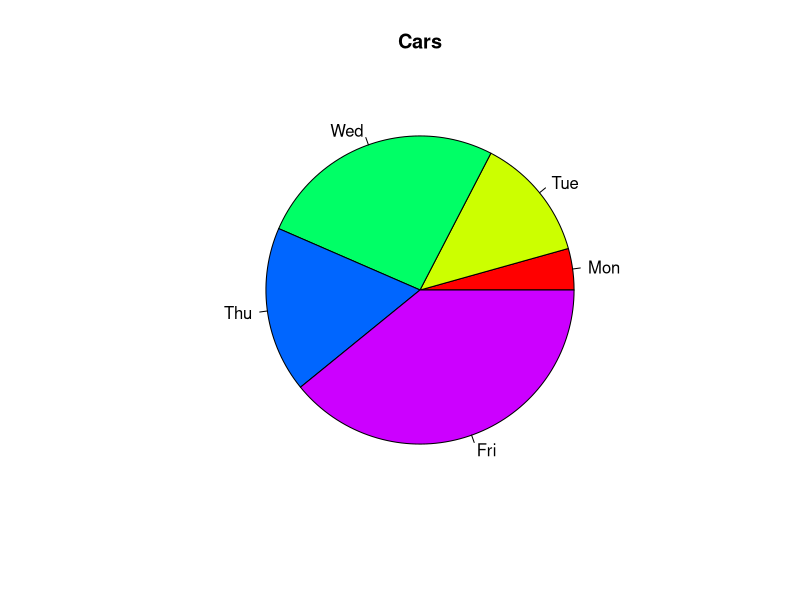
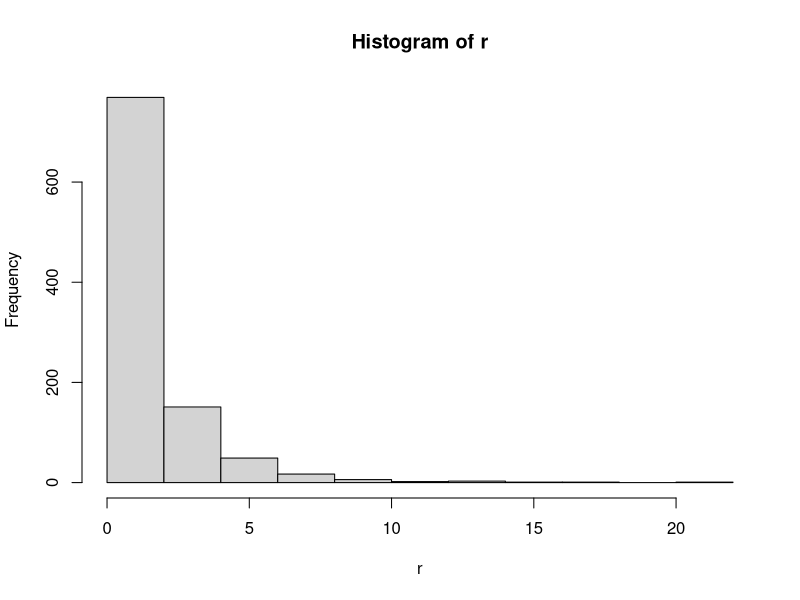

Source code (R) for these figures, in order:
# Define cars vector with 5 values
cars <- c(1, 3, 6, 4, 9)
# Create a pie chart with defined heading and
# custom colors and labels
pie(cars, main="Cars", col=rainbow(length(cars)),
   labels=c("Mon","Tue","Wed","Thu","Fri"))
# Get a random log-normal distribution
r <- rlnorm(1000)
hist(r)